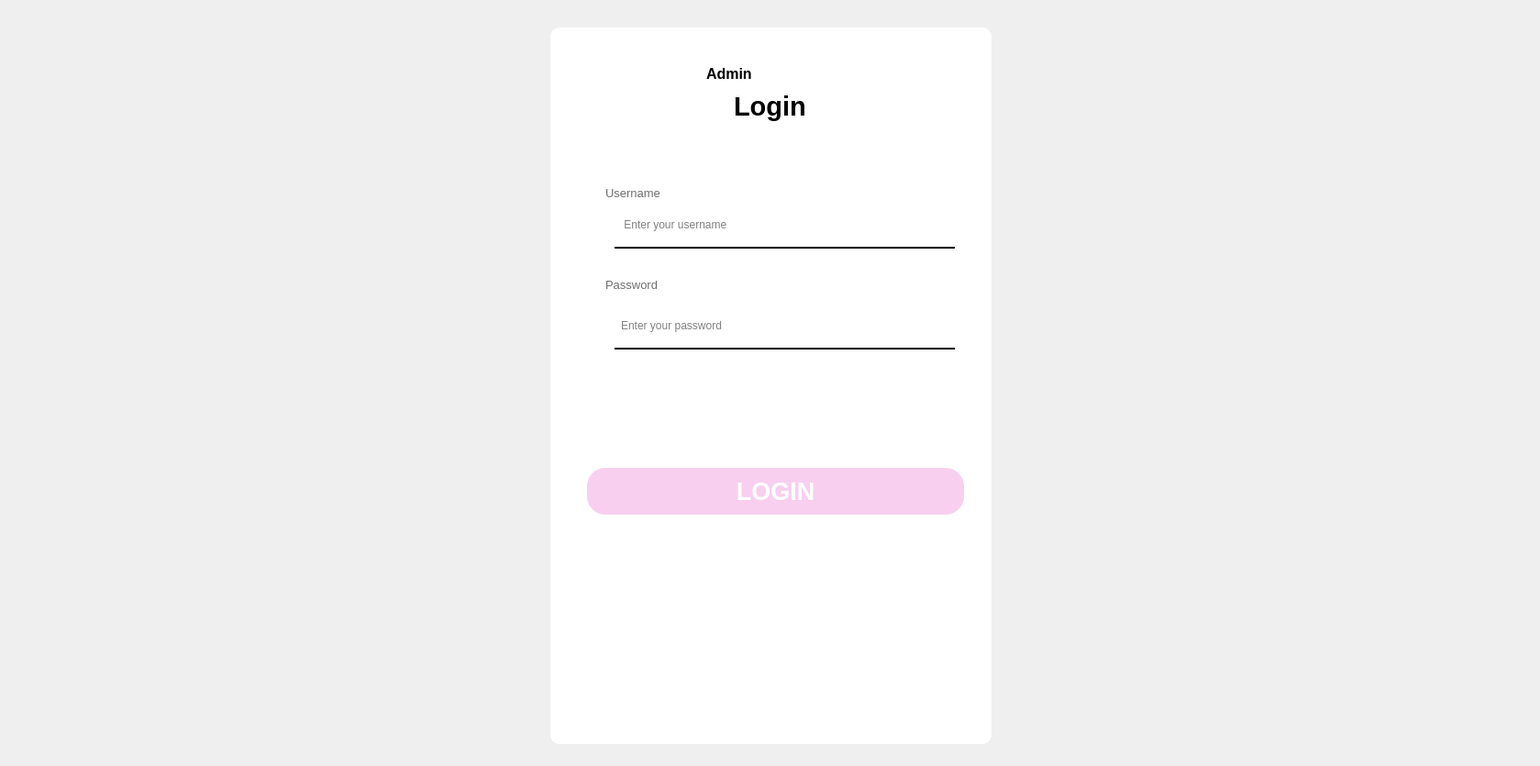
<?xml version="1.0" encoding="UTF-8"?>
<ui version="4.0">
 <class>MainWindow</class>
 <widget class="QMainWindow" name="MainWindow">
  <property name="geometry">
   <rect>
    <x>0</x>
    <y>0</y>
    <width>1679</width>
    <height>835</height>
   </rect>
  </property>
  <property name="windowTitle">
   <string>MainWindow</string>
  </property>
  <widget class="QWidget" name="centralwidget">
   <widget class="QLabel" name="label">
    <property name="geometry">
     <rect>
      <x>0</x>
      <y>0</y>
      <width>1691</width>
      <height>841</height>
     </rect>
    </property>
    <property name="text">
     <string/>
    </property>
    <property name="pixmap">
     <pixmap>../images/background.jpg</pixmap>
    </property>
    <property name="scaledContents">
     <bool>true</bool>
    </property>
   </widget>
   <widget class="QLabel" name="label_2">
    <property name="geometry">
     <rect>
      <x>600</x>
      <y>30</y>
      <width>481</width>
      <height>781</height>
     </rect>
    </property>
    <property name="styleSheet">
     <string notr="true">background-color: rgb(255, 255, 255);
border-radius: 10;</string>
    </property>
    <property name="text">
     <string/>
    </property>
    <property name="alignment">
     <set>Qt::AlignCenter</set>
    </property>
   </widget>
   <widget class="QLabel" name="label_3">
    <property name="geometry">
     <rect>
      <x>800</x>
      <y>90</y>
      <width>161</width>
      <height>51</height>
     </rect>
    </property>
    <property name="font">
     <font>
      <pointsize>22</pointsize>
      <weight>75</weight>
      <bold>true</bold>
     </font>
    </property>
    <property name="text">
     <string>Login</string>
    </property>
   </widget>
   <widget class="QLabel" name="label_4">
    <property name="geometry">
     <rect>
      <x>620</x>
      <y>240</y>
      <width>31</width>
      <height>31</height>
     </rect>
    </property>
    <property name="text">
     <string/>
    </property>
    <property name="pixmap">
     <pixmap>../images/profile.png</pixmap>
    </property>
    <property name="scaledContents">
     <bool>true</bool>
    </property>
   </widget>
   <widget class="QLabel" name="label_5">
    <property name="geometry">
     <rect>
      <x>620</x>
      <y>340</y>
      <width>31</width>
      <height>31</height>
     </rect>
    </property>
    <property name="text">
     <string/>
    </property>
    <property name="pixmap">
     <pixmap>../images/padlock.png</pixmap>
    </property>
    <property name="scaledContents">
     <bool>true</bool>
    </property>
   </widget>
   <widget class="QLineEdit" name="lineEditUsername">
    <property name="geometry">
     <rect>
      <x>670</x>
      <y>220</y>
      <width>371</width>
      <height>51</height>
     </rect>
    </property>
    <property name="styleSheet">
     <string notr="true">border: none;
border-bottom: 2px solid black; /* Điều chỉnh độ dày và màu của viền dưới */
padding: 5px;</string>
    </property>
    <property name="placeholderText">
     <string> Enter your username</string>
    </property>
   </widget>
   <widget class="QLineEdit" name="lineEditPassword">
    <property name="geometry">
     <rect>
      <x>670</x>
      <y>330</y>
      <width>371</width>
      <height>51</height>
     </rect>
    </property>
    <property name="styleSheet">
     <string notr="true">border: none;
border-bottom: 2px solid black; /* Điều chỉnh độ dày và màu của viền dưới */
padding: 5px;</string>
    </property>
    <property name="echoMode">
     <enum>QLineEdit::Password</enum>
    </property>
    <property name="placeholderText">
     <string>Enter your password</string>
    </property>
   </widget>
   <widget class="QPushButton" name="pushButtonLogin">
    <property name="geometry">
     <rect>
      <x>640</x>
      <y>510</y>
      <width>411</width>
      <height>51</height>
     </rect>
    </property>
    <property name="font">
     <font>
      <pointsize>20</pointsize>
      <weight>75</weight>
      <bold>true</bold>
     </font>
    </property>
    <property name="styleSheet">
     <string notr="true">color: rgb(255, 255, 255);
background-color: rgb(248, 207, 239);
border-radius: 20</string>
    </property>
    <property name="text">
     <string>LOGIN</string>
    </property>
   </widget>
   <widget class="QLabel" name="label_6">
    <property name="geometry">
     <rect>
      <x>770</x>
      <y>60</y>
      <width>161</width>
      <height>41</height>
     </rect>
    </property>
    <property name="font">
     <font>
      <pointsize>12</pointsize>
      <weight>75</weight>
      <bold>true</bold>
     </font>
    </property>
    <property name="text">
     <string>Admin</string>
    </property>
   </widget>
   <widget class="QLabel" name="label_7">
    <property name="geometry">
     <rect>
      <x>660</x>
      <y>200</y>
      <width>101</width>
      <height>21</height>
     </rect>
    </property>
    <property name="font">
     <font>
      <pointsize>10</pointsize>
     </font>
    </property>
    <property name="styleSheet">
     <string notr="true">color: rgb(109, 109, 109);</string>
    </property>
    <property name="text">
     <string>Username</string>
    </property>
   </widget>
   <widget class="QLabel" name="label_9">
    <property name="geometry">
     <rect>
      <x>660</x>
      <y>300</y>
      <width>101</width>
      <height>21</height>
     </rect>
    </property>
    <property name="font">
     <font>
      <pointsize>10</pointsize>
     </font>
    </property>
    <property name="styleSheet">
     <string notr="true">color: rgb(109, 109, 109);</string>
    </property>
    <property name="text">
     <string>Password</string>
    </property>
   </widget>
   <widget class="QPushButton" name="pushButtonBack">
    <property name="geometry">
     <rect>
      <x>0</x>
      <y>20</y>
      <width>141</width>
      <height>71</height>
     </rect>
    </property>
    <property name="font">
     <font>
      <pointsize>10</pointsize>
     </font>
    </property>
    <property name="styleSheet">
     <string notr="true">color: rgb(255, 255, 255);
background-color: rgba(248, 207, 239,0);
border-radius: 10
</string>
    </property>
    <property name="text">
     <string/>
    </property>
    <property name="icon">
     <iconset>
      <normaloff>C:/Users/Phuong Nhi/Downloads/next-button.png</normaloff>C:/Users/Phuong Nhi/Downloads/next-button.png</iconset>
    </property>
    <property name="iconSize">
     <size>
      <width>50</width>
      <height>50</height>
     </size>
    </property>
   </widget>
   <zorder>label</zorder>
   <zorder>label_2</zorder>
   <zorder>label_3</zorder>
   <zorder>lineEditUsername</zorder>
   <zorder>label_4</zorder>
   <zorder>lineEditPassword</zorder>
   <zorder>label_5</zorder>
   <zorder>pushButtonLogin</zorder>
   <zorder>label_6</zorder>
   <zorder>label_7</zorder>
   <zorder>label_9</zorder>
   <zorder>pushButtonBack</zorder>
  </widget>
 </widget>
 <resources/>
 <connections/>
</ui>
